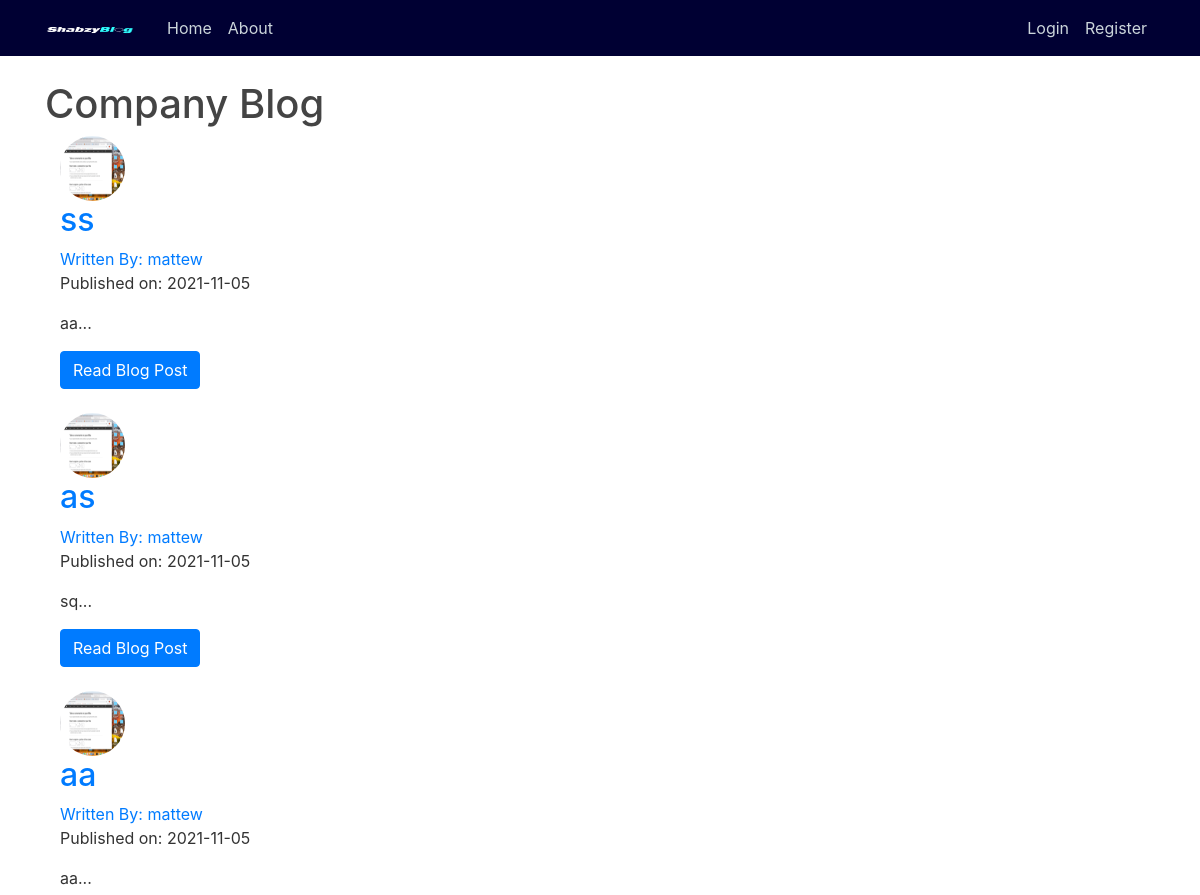
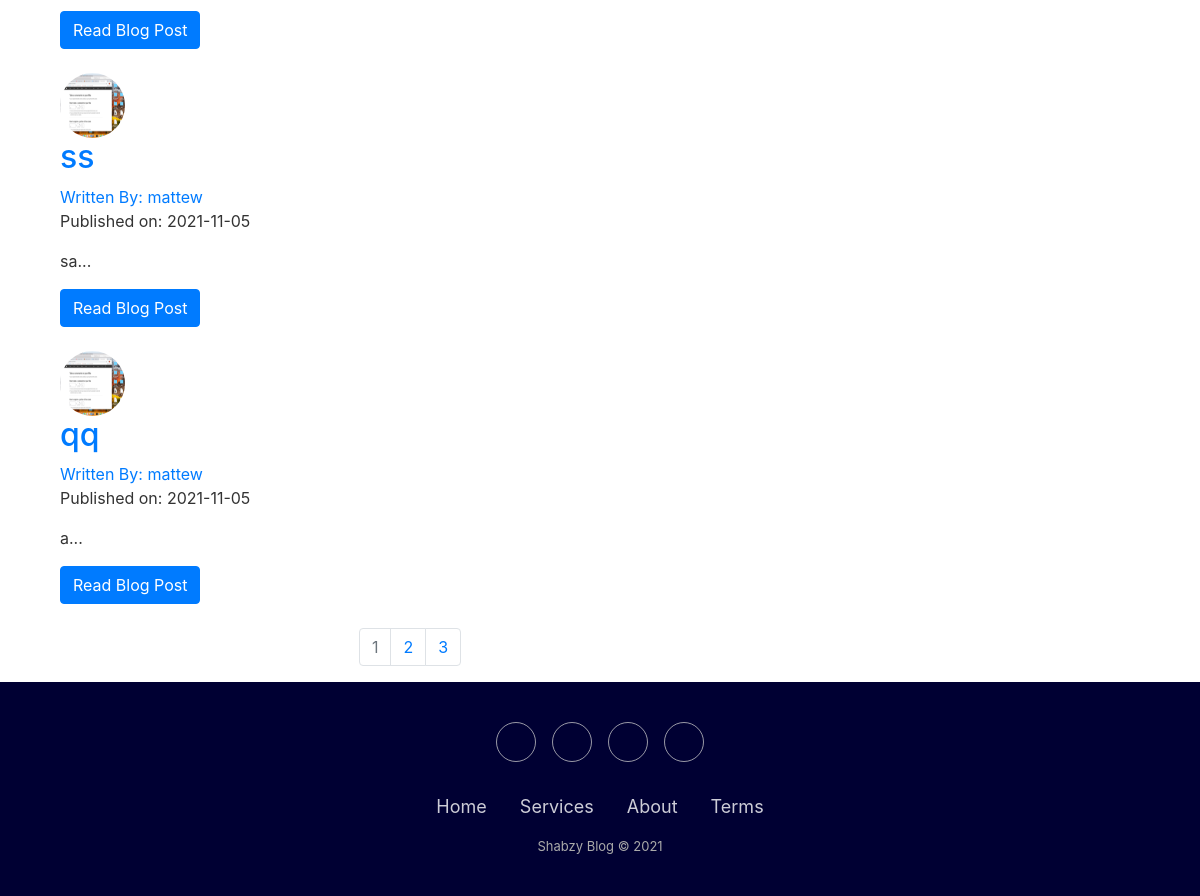
The page / on the database its author committed (2 pictures, top to bottom).
### puppycompanyblog/models.py (models this page shows, shortened)
class BlogPost(db.Model):
    __tablename__ = 'posts'
    id = db.Column(db.Integer,primary_key = True)
    user_id = db.Column(db.Integer,db.ForeignKey('users.id'),nullable=False)
    date = db.Column(db.DateTime,nullable=False,default=datetime.utcnow)
    title = db.Column(db.String(140),nullable=False)
    text = db.Column(db.Text,nullable=False)
    comt = db.relationship('Comment',backref='comment',lazy=True)

class User(db.Model,UserMixin):
    __tablename__ = 'users'
    id = db.Column(db.Integer,primary_key = True)
    profile_image = db.Column(db.String(64),nullable=False,default='default_profile.png')
    email = db.Column(db.String(64),unique=True,index=True)
    username = db.Column(db.String(64),unique=True,index=True)
    password_hash = db.Column(db.String(128))
    posts = db.relationship('BlogPost',backref='author',lazy=True)

### puppycompanyblog/core/views.py (the view)
@core.route('/')
def index():
    page = request.args.get('page',1,type=int)
    blog_posts = BlogPost.query.order_by(BlogPost.date.desc()).paginate(page=page,per_page=5)
    return render_template('index.html',blog_posts=blog_posts)

### puppycompanyblog/templates/index.html (shortened to what this page needs)
{% extends "base.html" %}
{% block content %}
  <h1>Company Blog</h1>
    {% for post in blog_posts.items %}
    <div class="container">
      <img class="rounded-circle article-img" src="{{ url_for('static', filename='profile_pics/' + post.author.profile_image) }}">
      <h2><a class="card-title" href="  {{ url_for('blog_posts.blog_post', blog_post_id=post.id) }}">{{ post.title }}</a></h2>
      <a href="{{ url_for('users.user_posts', username=post.author.username) }}">Written By: {{ post.author.username }}</a>
      <p>Published on: {{ post.date.strftime('%Y-%m-%d') }}</p>
      <p class="card-text">{{ post.text[:100] }}...</p>
      <a href="{{ url_for('blog_posts.blog_post', blog_post_id=post.id) }}" class="btn btn-primary">Read Blog Post</a>
      <br>
      <br>
    </div>
   {% endfor %}
   <nav aria-label="Page navigation example">
     <ul class="pagination justify-content-center">
       {% for page_num in blog_posts.iter_pages(left_edge=1, right_edge=1, left_current=1, right_current=2) %}
          {% if blog_posts.page == page_num %}
          <li class="page-item disabled">
            <a class="page-link" href="{{ url_for('core.index', page=page_num) }}">{{ page_num }}</a></li>
          {% else %}
            <li class="page-item"><a class="page-link" href="{{ url_for('core.index', page=page_num) }}">{{ page_num }}</a></li>
          {% endif %}
      {% endfor %}
    </nav>
{% endblock %}

### puppycompanyblog/templates/base.html (shortened to what this page needs)
<!DOCTYPE html>
<html>
<head>
    <link rel="stylesheet" href="https://maxcdn.bootstrapcdn.com/bootstrap/4.0.0/css/bootstrap.min.css">
    <link rel="stylesheet" href="https://cdnjs.cloudflare.com/ajax/libs/twitter-bootstrap/4.1.3/css/bootstrap.min.css">
    <link rel="stylesheet" href="https://cdnjs.cloudflare.com/ajax/libs/ionicons/2.0.1/css/ionicons.min.css">
    <link rel="stylesheet" type="text/css" href="{{ url_for('static', filename='main.css') }}">
</head>
<body>
    <header class="site-header">
      <nav class="navbar navbar-expand-md navbar-dark bg-steel fixed-top">
        <div class="container">
          <a class="navbar-brand mr-4" href="{{ url_for('core.index') }}">
             <img src="{{url_for('static', filename='profile_pics/shabzyyyy.png') }}" style="width: 90px; height:20px;" alt="">
          </a>
          <div class="collapse navbar-collapse" id="navbarToggle">
            <div class="navbar-nav mr-auto">
              <a class="nav-item nav-link" href="{{ url_for('core.index') }}">Home</a>
              <a class="nav-item nav-link" href="{{ url_for('core.info') }}">About</a>
            </div>
            <div class="navbar-nav">
              {% if current_user.is_authenticated %}
                <a class="nav-item nav-link" href="{{ url_for('blog_posts.create_post') }}">New Post</a>
                <a class="nav-item nav-link" href="{{ url_for('users.account') }}">Account</a>
                <a class="nav-item nav-link" href="{{ url_for('users.logout') }}">Logout</a>
              {% else %}
                <a class="nav-item nav-link" href="{{ url_for('users.login') }}">Login</a>
                <a class="nav-item nav-link" href="{{ url_for('users.register') }}">Register</a>
              {% endif %}
            </div>
          </div>
        </div>
      </nav>
    </header>
    <main role="main" class="container">
      <div class="row">
        <div class="col-md-8">
          {% block content %}{% endblock %}
        </div>
      </div>
    </main>
    <div class="footer-basic">
        <footer>
            <div class="social"><a href="#"></a><a href="#"></a><a href="#"></a><a href="#"></a></div>
            <ul class="list-inline">
                <li class="list-inline-item"><a href="#">Home</a></li>
                <li class="list-inline-item"><a href="#">Services</a></li>
                <li class="list-inline-item"><a href="#">About</a></li>
                <li class="list-inline-item"><a href="#">Terms</a></li>
            </ul>
            <p class="copyright">Shabzy Blog © 2021</p>
        </footer>
    </div>
</body>
</html>

### puppycompanyblog/static/main.css (style rules this page uses)
body { background: #ffffff; color: #333333; margin-top: 5rem; }
h1, h2, h3, h4, h5, h6 { color: #444444; }
.bg-steel { background-color: hsl(240, 100%, 10%); }
.site-header .navbar-nav .nav-link { color: #cbd5db; }
.article-img { height: 65px; width: 65px; margin-right: 16px; }
.footer-basic { padding:40px 0; background-color:hsl(240, 100%, 10%); color:#4b4c4d; }
.footer-basic ul { padding:0; list-style:none; text-align:center; font-size:18px; line-height:1.6; margin-bottom:0; }
.footer-basic li { padding:0 10px; color: white; }
.footer-basic ul a { color:inherit; text-decoration:none; opacity:0.8; }
.footer-basic .social { text-align:center; padding-bottom:25px; color:white; }
.footer-basic .social > a { font-size:24px; width:40px; height:40px; line-height:40px; display:inline-block; text-align:center; border-radius:50%; border:1px solid #ccc; margin:0 8px; color:inherit; opacity:0.75; }
.footer-basic .copyright { margin-top:15px; text-align:center; font-size:13px; color:#aaa; margin-bottom:0; }

### rows shown on the page
BlogPost: profile_image (picture), title "ss", author.username "mattew", date "2021-11-05", text "aa"
BlogPost: profile_image (picture), title "as", author.username "mattew", date "2021-11-05", text "sq"
BlogPost: profile_image (picture), title "aa", author.username "mattew", date "2021-11-05", text "aa"
BlogPost: profile_image (picture), title "ss", author.username "mattew", date "2021-11-05", text "sa"
BlogPost: profile_image (picture), title "qq", author.username "mattew", date "2021-11-05", text "a"

### other values the page prints
{{ page_num }} "1"
{{ page_num }} "2" "3"
